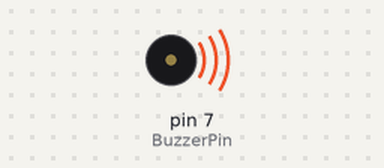
The sketch below on a simulated Arduino Uno, built with avr-gcc and run on an emulated ATmega328P. On the bench: buzzer (waves = sounding). What the sketch prints to the serial monitor is not drawn.

Above: at 0.05 s.
Timing chart, 0 to 3.0 s (numbered marks = the images above):
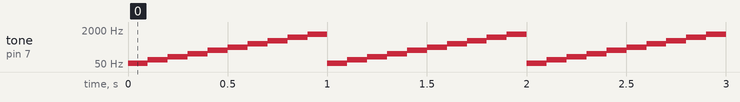

The sketch:

BuzzerTest_.ino
```cpp
const int BuzzerPin = 7;

void setup()
{
  //pinMode(BuzzerPin, OUTPUT);
  Serial.begin(9600);
}

void loop()
{
  Serial.println("Sequence");
  const unsigned int BaseFrequency = 55;
  unsigned int Frequency = BaseFrequency;
  for(int Repeat = 0; Repeat<10; ++Repeat)
  {
    tone(BuzzerPin, Frequency);
    delay(100);
    Frequency = 1.42f*Frequency;
  }
}
```

Measured:
- by itself, tone on pin 7 (BuzzerPin): repeats every 1.0 s: 78 Hz 0.10 s, 110 Hz 0.10 s, 156 Hz 0.10 s, 221 Hz 0.10 s, 313 Hz 0.10 s, 444 Hz 0.10 s, 630 Hz 0.10 s, 894 Hz 0.10 s, 1269 Hz 0.10 s, 55 Hz 0.10 s
